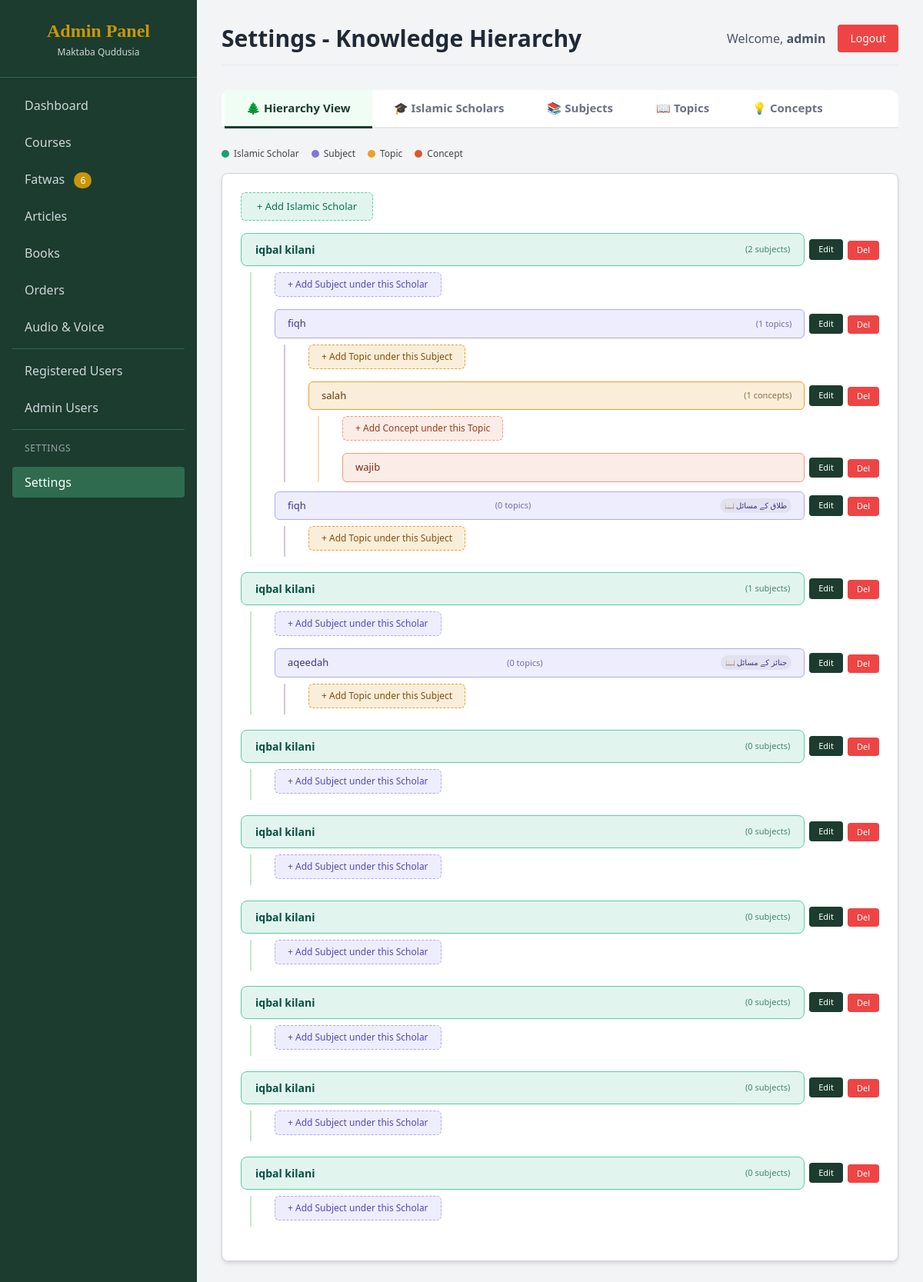
Screenshot of /admin/settings.php (signed in) with the database file from the repository.
### tables this page shows
CREATE TABLE `islamic_scholars` (
  `id` int(11) NOT NULL,
  `name` varchar(255) NOT NULL,
  `specialization` varchar(255) DEFAULT NULL,
  `bio` text DEFAULT NULL,
  `is_active` tinyint(1) DEFAULT 1,
  `created_at` timestamp NOT NULL DEFAULT current_timestamp(),
  `updated_at` timestamp NOT NULL DEFAULT current_timestamp() ON UPDATE current_timestamp()
);

CREATE TABLE `subjects` (
  `id` int(11) NOT NULL,
  `islamic_scholar_id` int(11) NOT NULL,
  `name` varchar(255) NOT NULL,
  `description` text DEFAULT NULL,
  `is_active` tinyint(1) DEFAULT 1,
  `created_at` timestamp NOT NULL DEFAULT current_timestamp(),
  `updated_at` timestamp NOT NULL DEFAULT current_timestamp() ON UPDATE current_timestamp(),
  `book_id` int(11) DEFAULT NULL
);

CREATE TABLE `topics` (
  `id` int(11) NOT NULL,
  `subject_id` int(11) NOT NULL,
  `name` varchar(255) NOT NULL,
  `description` text DEFAULT NULL,
  `is_active` tinyint(1) DEFAULT 1,
  `created_at` timestamp NOT NULL DEFAULT current_timestamp(),
  `updated_at` timestamp NOT NULL DEFAULT current_timestamp() ON UPDATE current_timestamp(),
  `book_id` int(11) DEFAULT NULL
);

CREATE TABLE `concepts` (
  `id` int(11) NOT NULL,
  `topic_id` int(11) NOT NULL,
  `name` varchar(255) NOT NULL,
  `description` text DEFAULT NULL,
  `is_active` tinyint(1) DEFAULT 1,
  `created_at` timestamp NOT NULL DEFAULT current_timestamp(),
  `updated_at` timestamp NOT NULL DEFAULT current_timestamp() ON UPDATE current_timestamp(),
  `book_id` int(11) DEFAULT NULL
);

CREATE TABLE `books` (
  `id` int(11) NOT NULL,
  `title` varchar(255) NOT NULL,
  `title_urdu` varchar(255) DEFAULT NULL,
  `cover_image_path` varchar(255) DEFAULT NULL,
  `download_url` varchar(255) DEFAULT NULL,
  `language` varchar(50) DEFAULT 'Urdu',
  `created_at` timestamp NOT NULL DEFAULT current_timestamp(),
  `cover_image` varchar(255) DEFAULT NULL,
  `file_path` varchar(255) DEFAULT NULL,
  `price` decimal(10,2) DEFAULT 0.00,
  `is_free` tinyint(1) DEFAULT 0
);

### admin/settings.php (the view, shortened to what the rows shown need)
<?php
require_once '../config.php';
$pdo->exec("
    CREATE TABLE IF NOT EXISTS islamic_scholars (
        id INT AUTO_INCREMENT PRIMARY KEY,
        name VARCHAR(255) NOT NULL,
        specialization VARCHAR(255) DEFAULT NULL,
        bio TEXT DEFAULT NULL,
        is_active TINYINT(1) DEFAULT 1,
        created_at TIMESTAMP DEFAULT CURRENT_TIMESTAMP,
        updated_at TIMESTAMP DEFAULT CURRENT_TIMESTAMP ON UPDATE CURRENT_TIMESTAMP
    );
    CREATE TABLE IF NOT EXISTS subjects (
        id INT AUTO_INCREMENT PRIMARY KEY,
        islamic_scholar_id INT NOT NULL,
        name VARCHAR(255) NOT NULL,
        description TEXT DEFAULT NULL,
        book_id INT DEFAULT NULL,
        is_active TINYINT(1) DEFAULT 1,
        created_at TIMESTAMP DEFAULT CURRENT_TIMESTAMP,
        updated_at TIMESTAMP DEFAULT CURRENT_TIMESTAMP ON UPDATE CURRENT_TIMESTAMP,
        FOREIGN KEY (islamic_scholar_id) REFERENCES islamic_scholars(id) ON DELETE CASCADE
    );
    CREATE TABLE IF NOT EXISTS topics (
        id INT AUTO_INCREMENT PRIMARY KEY,
        subject_id INT NOT NULL,
        name VARCHAR(255) NOT NULL,
        description TEXT DEFAULT NULL,
        book_id INT DEFAULT NULL,
        is_active TINYINT(1) DEFAULT 1,
        created_at TIMESTAMP DEFAULT CURRENT_TIMESTAMP,
        updated_at TIMESTAMP DEFAULT CURRENT_TIMESTAMP ON UPDATE CURRENT_TIMESTAMP,
        FOREIGN KEY (subject_id) REFERENCES subjects(id) ON DELETE CASCADE
    );
    CREATE TABLE IF NOT EXISTS concepts (
        id INT AUTO_INCREMENT PRIMARY KEY,
        topic_id INT NOT NULL,
        name VARCHAR(255) NOT NULL,
        description TEXT DEFAULT NULL,
        book_id INT DEFAULT NULL,
        is_active TINYINT(1) DEFAULT 1,
        created_at TIMESTAMP DEFAULT CURRENT_TIMESTAMP,
        updated_at TIMESTAMP DEFAULT CURRENT_TIMESTAMP ON UPDATE CURRENT_TIMESTAMP,
        FOREIGN KEY (topic_id) REFERENCES topics(id) ON DELETE CASCADE
    );
");
$scholars = $pdo->query("SELECT * FROM islamic_scholars ORDER BY name")->fetchAll();
foreach ($scholars as &$scholar) {
    $stmt = $pdo->prepare("SELECT s.*, b.title as b_title, b.title_urdu as b_urdu FROM subjects s LEFT JOIN books b ON s.book_id = b.id WHERE s.islamic_scholar_id = ? ORDER BY s.name");
    $stmt->execute([$scholar['id']]);
    $scholar['subjects'] = $stmt->fetchAll();
    foreach ($scholar['subjects'] as &$subject) {
        $stmt = $pdo->prepare("SELECT t.*, b.title as b_title, b.title_urdu as b_urdu FROM topics t LEFT JOIN books b ON t.book_id = b.id WHERE t.subject_id = ? ORDER BY t.name");
        $stmt->execute([$subject['id']]);
        $subject['topics'] = $stmt->fetchAll();
        foreach ($subject['topics'] as &$topic) {
            $stmt = $pdo->prepare("SELECT c.*, b.title as b_title, b.title_urdu as b_urdu FROM concepts c LEFT JOIN books b ON c.book_id = b.id WHERE c.topic_id = ? ORDER BY c.name");
            $stmt->execute([$topic['id']]);
            $topic['concepts'] = $stmt->fetchAll();
        }
    }
}
$active_tab = $_GET['tab'] ?? 'hierarchy';
?>
<!DOCTYPE html>
<html lang="en">
<head>
    <script src="https://cdn.tailwindcss.com"></script>
</head>
<body>
<div class="admin-container">
    <aside class="sidebar-fixed bg-green-deep text-white">
        <div class="p-6 border-b border-green-mid text-center">
            <h2 class="text-2xl font-serif text-gold font-bold">Admin Panel</h2>
        </div>
    </aside>
    <main class="main-scroll bg-gray-100">
        <div class="p-8">
            <header class="flex justify-between items-center mb-8 border-b pb-4">
                <h1 class="text-3xl font-bold text-gray-800">Settings - Knowledge Hierarchy</h1>
            </header>
            <div class="max-w-7xl mx-auto">
                <div class="tab-container">
                    <div id="tab-hierarchy" class="tab-content <?php echo $active_tab === 'hierarchy' ? 'active' : ''; ?>">
                        <div class="tree-wrap">
                            <?php foreach ($scholars as $scholar): ?>
                            <div class="scholar-block">
                                <div class="node-row">
                                    <div class="node-scholar">
                                        <span><?= htmlspecialchars($scholar['name']) ?></span>
                                        <span class="node-count">(<?= count($scholar['subjects']) ?> subjects)</span>
                                    </div>
                                    <div class="acts">
                                        <button class="act-edit" onclick="openEditModal('scholar', <?= $scholar['id'] ?>, '<?= htmlspecialchars($scholar['name'], ENT_QUOTES) ?>', '<?= htmlspecialchars($scholar['specialization'] ?? '', ENT_QUOTES) ?>')">Edit</button>
                                        <form method="POST" style="display:inline" onsubmit="return confirm('Delete this scholar and all its nested data?')">
                                            <button type="submit" class="act-del">Del</button>
                                        </form>
                                    </div>
                                </div>
                                <div class="children-l1">
                                    <div class="mb-2">
                                        <button class="add-btn-sub" onclick="openHierarchyModal('addSubject', <?= $scholar['id'] ?>)">+ Add Subject under this Scholar</button>
                                    </div>
                                    <?php foreach ($scholar['subjects'] as $subject): ?>
                                    <div class="mb-3">
                                        <div class="node-row">
                                            <div class="node-subject">
                                                <span><?= htmlspecialchars($subject['name']) ?></span>
                                                <span class="node-count">(<?= count($subject['topics']) ?> topics)</span>
                                                <?php if(!empty($subject['book_id'])): ?>
                                                <span class="book-badge">📖 <?= htmlspecialchars($subject['b_urdu'] ?: $subject['b_title']) ?></span>
                                                <?php endif; ?>
                                            </div>
                                            <div class="acts">
                                                <button class="act-edit" onclick="openEditModal('subject', <?= $subject['id'] ?>, '<?= htmlspecialchars($subject['name'], ENT_QUOTES) ?>', '', '<?= $subject['book_id'] ?>')">Edit</button>
                                                <form method="POST" style="display:inline" onsubmit="return confirm('Delete this subject?')">
                                                    <button type="submit" class="act-del">Del</button>
                                                </form>
                                            </div>
                                        </div>
                                        <div class="children-l2">
                                            <div class="mb-2">
                                                <button class="add-btn-top" onclick="openHierarchyModal('addTopic', <?= $subject['id'] ?>)">+ Add Topic under this Subject</button>
                                            </div>
                                            <?php foreach ($subject['topics'] as $topic): ?>
                                            <div class="mb-3">
                                                <div class="node-row">
                                                    <div class="node-topic">
                                                        <span><?= htmlspecialchars($topic['name']) ?></span>
                                                        <span class="node-count">(<?= count($topic['concepts']) ?> concepts)</span>
                                                    </div>
                                                    <div class="acts">
                                                        <button class="act-edit" onclick="openEditModal('topic', <?= $topic['id'] ?>, '<?= htmlspecialchars($topic['name'], ENT_QUOTES) ?>', '', '<?= $topic['book_id'] ?>')">Edit</button>
                                                        <form method="POST" style="display:inline" onsubmit="return confirm('Delete this topic?')">
                                                            <button type="submit" class="act-del">Del</button>
                                                        </form>
                                                    </div>
                                                </div>
                                                <div class="children-l3">
                                                    <div class="mb-2">
                                                        <button class="add-btn-con" onclick="openHierarchyModal('addConcept', <?= $topic['id'] ?>)">+ Add Concept under this Topic</button>
                                                    </div>
                                                    <?php foreach ($topic['concepts'] as $concept): ?>
                                                    <div class="mb-2">
                                                        <div class="node-row">
                                                            <div class="node-concept">
                                                                <?= htmlspecialchars($concept['name']) ?>
                                                            </div>
                                                            <div class="acts">
                                                                <button class="act-edit" onclick="openEditModal('concept', <?= $concept['id'] ?>, '<?= htmlspecialchars($concept['name'], ENT_QUOTES) ?>', '', '<?= $concept['book_id'] ?>')">Edit</button>
                                                                <form method="POST" style="display:inline" onsubmit="return confirm('Delete this concept?')">
                                                                    <button type="submit" class="act-del">Del</button>
                                                                </form>
                                                            </div>
                                                        </div>
                                                    </div>
                                                    <?php endforeach; ?>
                                                </div>
                                            </div>
                                            <?php endforeach; ?>
                                        </div>
                                    </div>
                                    <?php endforeach; ?>
                                </div>
                            </div>
                            <?php endforeach; ?>
                        </div>
                    </div>
                </div>
            </div>
        </div>
    </main>
</div>
</body>
</html>

### rows the page displays
islamic_scholars: name "iqbal kilani", count($scholar['subjects']) "2"
subjects: name "fiqh", count($subject['topics']) "1"
topics: name "salah", count($topic['concepts']) "1"
concepts: name "wajib"
subjects: name "fiqh", count($subject['topics']) "0", book.title_urdu "طلاق کے مسائل"
islamic_scholars: name "iqbal kilani", count($scholar['subjects']) "1"
subjects: name "aqeedah", count($subject['topics']) "0", book.title_urdu "جنائز کے مسائل"
islamic_scholars: name "iqbal kilani", count($scholar['subjects']) "0"
islamic_scholars: name "iqbal kilani", count($scholar['subjects']) "0"
islamic_scholars: name "iqbal kilani", count($scholar['subjects']) "0"
islamic_scholars: name "iqbal kilani", count($scholar['subjects']) "0"
islamic_scholars: name "iqbal kilani", count($scholar['subjects']) "0"
islamic_scholars: name "iqbal kilani", count($scholar['subjects']) "0"

### other values shown
$stats['pending_fatwas'] "6"
$_SESSION['admin_username'] "admin"
